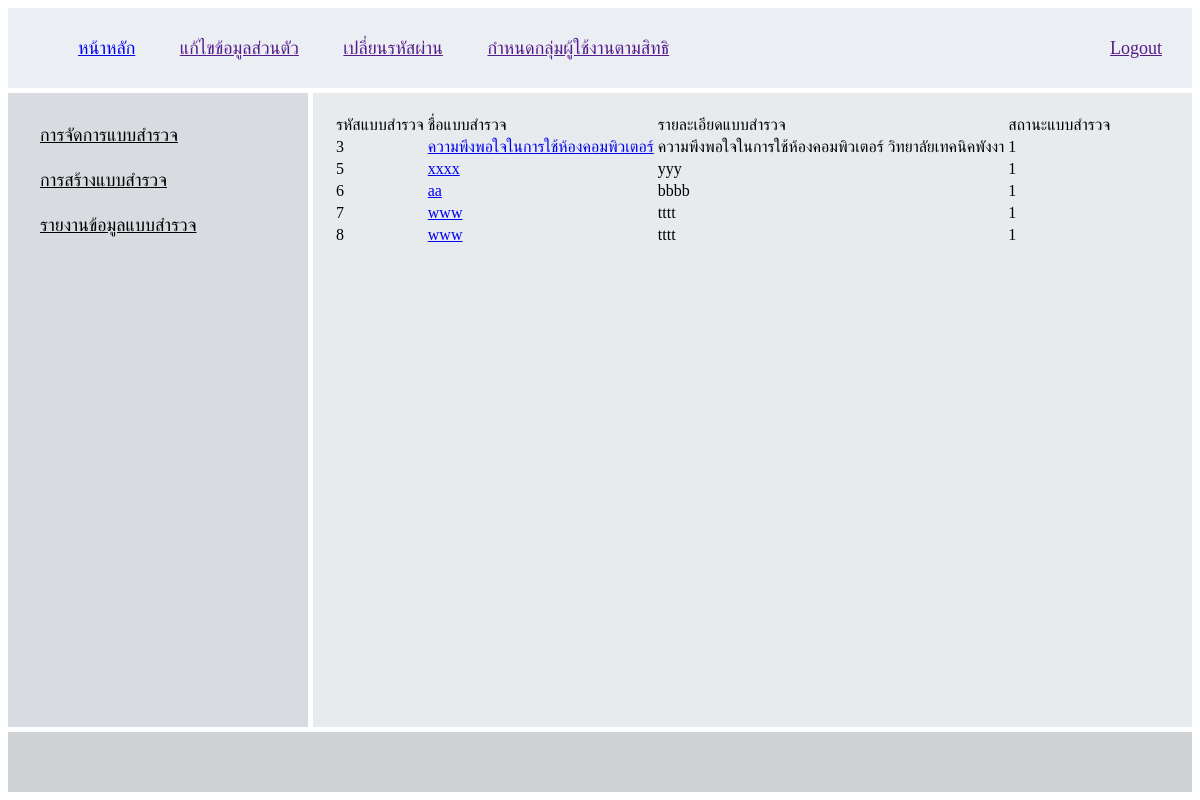
The page /admin/index.php?menu=6 on the database as committed earlier.
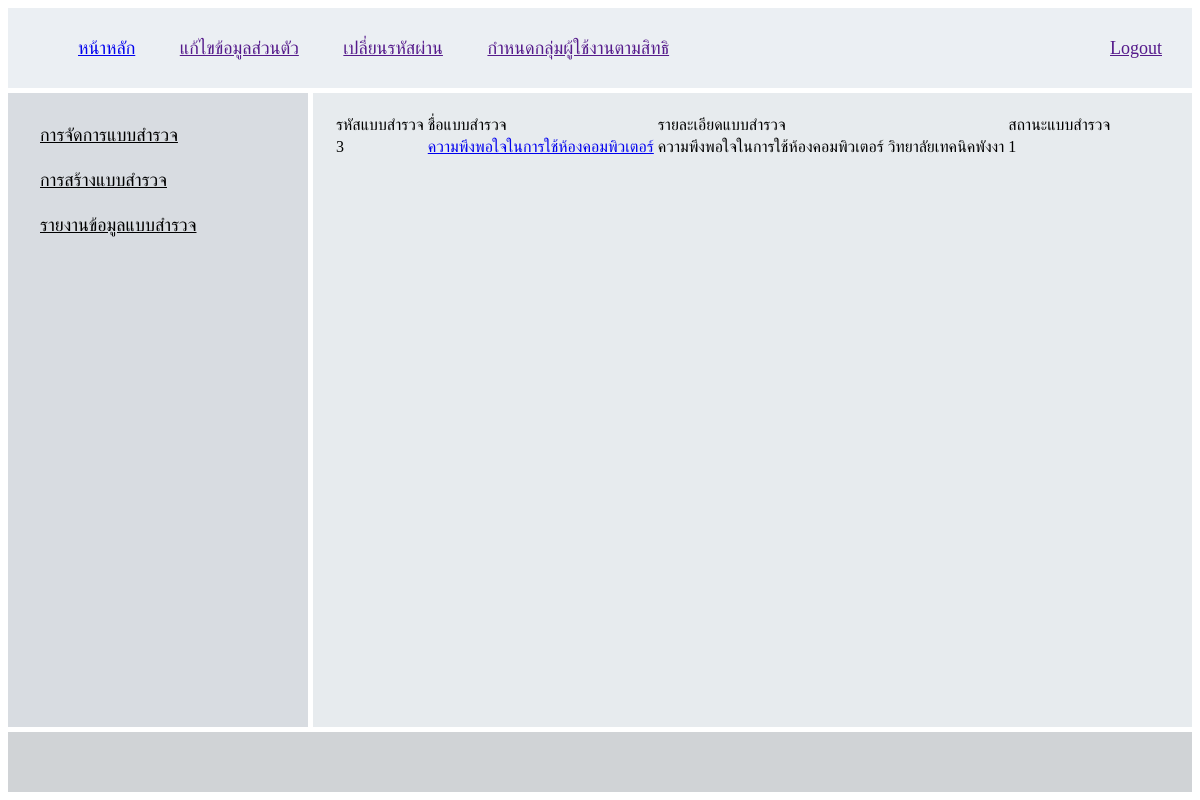
The same page on the database as committed later.
### tables this page shows
CREATE TABLE IF NOT EXISTS `topic` (
  `id_topic` int(11) NOT NULL AUTO_INCREMENT,
  `name_topic` varchar(50) NOT NULL,
  `detail_topic` varchar(250) NOT NULL,
  `status_topic` varchar(1) NOT NULL,
  PRIMARY KEY (`id_topic`)
);

### admin/surway-show-all.php (the view)
<?php
    include_once('../system/db.php');
    $sql = "SELECT  id_topic,name_topic,detail_topic,status_topic
    FROM topic";
    $result = $conn->query($sql);
    ?>
<table>
    <tr>
        <td>รหัสแบบสำรวจ</td>
        <td>ชื่อแบบสำรวจ</td>
        <td>รายละเอียดแบบสำรวจ</td>
        <td>สถานะแบบสำรวจ</td>
    </tr>
    <?php
    if ($result->num_rows > 0) {
        while ($row = $result->fetch_assoc()) {  ?>
    <tr>
        <td>
            <?php echo $row['id_topic'];  ?>
        </td>
        <td>
            <?php  $id_topic = $row['id_topic']; ?>
            <a href="index.php?menu=4&id_topic=<?php echo $id_topic; ?>&name_topic=<?php echo $row['name_topic']; ?>"><?php echo $row['name_topic']; ?></a>
        </td>
        <td>
            <?php echo $row['detail_topic'];  ?>
        </td>
        <td>
            <?php echo $row['status_topic'];  ?>
        </td>
    </tr>
    <?php
        }
   } ?>
   </table>

Rows that differ between the two databases and show on the page:
removed topic: id_topic "5", name_topic "xxxx", detail_topic "yyy", status_topic "1"
removed topic: id_topic "6", name_topic "aa", detail_topic "bbbb", status_topic "1"
removed topic: id_topic "7", name_topic "www", detail_topic "tttt", status_topic "1"
removed topic: id_topic "8", name_topic "www", detail_topic "tttt", status_topic "1"
